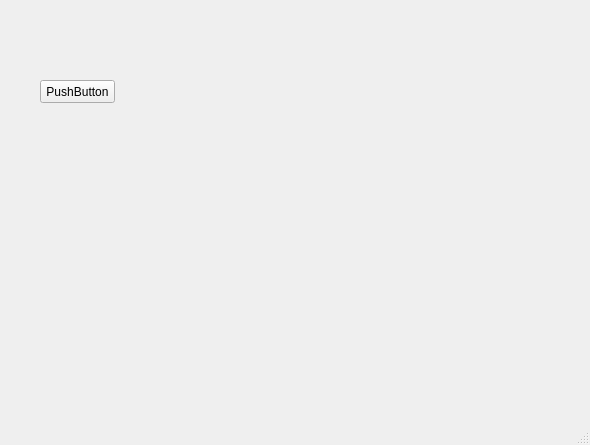
<?xml version="1.0" encoding="UTF-8"?>
<ui version="4.0">
 <class>Server</class>
 <widget class="QMainWindow" name="Server">
  <property name="geometry">
   <rect>
    <x>0</x>
    <y>0</y>
    <width>590</width>
    <height>445</height>
   </rect>
  </property>
  <property name="windowTitle">
   <string>MainWindow</string>
  </property>
  <widget class="QWidget" name="centralwidget">
   <widget class="QPushButton" name="pushButton">
    <property name="geometry">
     <rect>
      <x>40</x>
      <y>80</y>
      <width>75</width>
      <height>23</height>
     </rect>
    </property>
    <property name="text">
     <string>PushButton</string>
    </property>
   </widget>
  </widget>
  <widget class="QMenuBar" name="menubar">
   <property name="geometry">
    <rect>
     <x>0</x>
     <y>0</y>
     <width>590</width>
     <height>21</height>
    </rect>
   </property>
  </widget>
  <widget class="QStatusBar" name="statusbar"/>
 </widget>
 <resources/>
 <connections/>
</ui>
